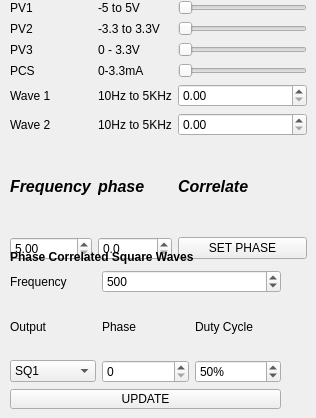
         <widget class="QWidget" name="Peripheral">
          <attribute name="title">
           <string>Peripherals</string>
          </attribute>
          <attribute name="toolTip">
           <string>Set values for function generators, voltage sources etc.</string>
          </attribute>
          <widget class="QWidget" name="layoutWidget">
           <property name="geometry">
            <rect>
             <x>10</x>
             <y>0</y>
             <width>297</width>
             <height>260</height>
            </rect>
           </property>
           <layout class="QGridLayout" name="gridLayout">
            <property name="sizeConstraint">
             <enum>QLayout::SetNoConstraint</enum>
            </property>
            <item row="0" column="0">
             <widget class="QLabel" name="label_6">
              <property name="sizePolicy">
               <sizepolicy hsizetype="Maximum" vsizetype="Preferred">
                <horstretch>0</horstretch>
                <verstretch>0</verstretch>
               </sizepolicy>
              </property>
              <property name="text">
               <string>PV1 </string>
              </property>
             </widget>
            </item>
            <item row="1" column="0">
             <widget class="QLabel" name="label_7">
              <property name="sizePolicy">
               <sizepolicy hsizetype="Maximum" vsizetype="Preferred">
                <horstretch>0</horstretch>
                <verstretch>0</verstretch>
               </sizepolicy>
              </property>
              <property name="text">
               <string>PV2 </string>
              </property>
             </widget>
            </item>
            <item row="1" column="1">
             <widget class="QLabel" name="PV2_LABEL">
              <property name="text">
               <string>-3.3 to 3.3V</string>
              </property>
             </widget>
            </item>
            <item row="2" column="0">
             <widget class="QLabel" name="label_5">
              <property name="sizePolicy">
               <sizepolicy hsizetype="Maximum" vsizetype="Preferred">
                <horstretch>0</horstretch>
                <verstretch>0</verstretch>
               </sizepolicy>
              </property>
              <property name="text">
               <string>PV3</string>
              </property>
             </widget>
            </item>
            <item row="2" column="1">
             <widget class="QLabel" name="PV3_LABEL">
              <property name="text">
               <string>0 - 3.3V</string>
              </property>
             </widget>
            </item>
            <item row="3" column="0">
             <widget class="QLabel" name="label_8">
              <property name="sizePolicy">
               <sizepolicy hsizetype="Maximum" vsizetype="Preferred">
                <horstretch>0</horstretch>
                <verstretch>0</verstretch>
               </sizepolicy>
              </property>
              <property name="text">
               <string>PCS</string>
              </property>
             </widget>
            </item>
            <item row="3" column="1">
             <widget class="QLabel" name="PCS_LABEL">
              <property name="text">
               <string>0-3.3mA</string>
              </property>
             </widget>
            </item>
            <item row="4" column="0">
             <widget class="QLabel" name="label_15">
              <property name="sizePolicy">
               <sizepolicy hsizetype="Maximum" vsizetype="Preferred">
                <horstretch>0</horstretch>
                <verstretch>0</verstretch>
               </sizepolicy>
              </property>
              <property name="text">
               <string>Wave 1</string>
              </property>
             </widget>
            </item>
            <item row="4" column="1">
             <widget class="QLabel" name="WAVE1_FREQ">
              <property name="text">
               <string>10Hz to 5KHz</string>
              </property>
             </widget>
            </item>
            <item row="4" column="2">
             <widget class="QDoubleSpinBox" name="sinebox2">
              <property name="sizePolicy">
               <sizepolicy hsizetype="Minimum" vsizetype="Fixed">
                <horstretch>0</horstretch>
                <verstretch>0</verstretch>
               </sizepolicy>
              </property>
              <property name="maximum">
               <double>1000000.000000000000000</double>
              </property>
             </widget>
            </item>
            <item row="0" column="1">
             <widget class="QLabel" name="PV1_LABEL">
              <property name="text">
               <string>-5 to 5V</string>
              </property>
             </widget>
            </item>
            <item row="0" column="2">
             <widget class="QSlider" name="horizontalSlider">
              <property name="maximum">
               <number>4095</number>
              </property>
              <property name="orientation">
               <enum>Qt::Horizontal</enum>
              </property>
             </widget>
            </item>
            <item row="1" column="2">
             <widget class="QSlider" name="horizontalSlider_2">
              <property name="maximum">
               <number>4095</number>
              </property>
              <property name="orientation">
               <enum>Qt::Horizontal</enum>
              </property>
             </widget>
            </item>
            <item row="2" column="2">
             <widget class="QSlider" name="horizontalSlider_3">
              <property name="maximum">
               <number>4095</number>
              </property>
              <property name="orientation">
               <enum>Qt::Horizontal</enum>
              </property>
             </widget>
            </item>
            <item row="3" column="2">
             <widget class="QSlider" name="horizontalSlider_4">
              <property name="maximum">
               <number>4095</number>
              </property>
              <property name="orientation">
               <enum>Qt::Horizontal</enum>
              </property>
             </widget>
            </item>
            <item row="5" column="0">
             <widget class="QLabel" name="label_22">
              <property name="sizePolicy">
               <sizepolicy hsizetype="Maximum" vsizetype="Preferred">
                <horstretch>0</horstretch>
                <verstretch>0</verstretch>
               </sizepolicy>
              </property>
              <property name="text">
               <string>Wave 2</string>
              </property>
             </widget>
            </item>
            <item row="5" column="1">
             <widget class="QLabel" name="WAVE2_FREQ">
              <property name="text">
               <string>10Hz to 5KHz</string>
              </property>
             </widget>
            </item>
            <item row="5" column="2">
             <widget class="QDoubleSpinBox" name="sinebox1">
              <property name="sizePolicy">
               <sizepolicy hsizetype="Minimum" vsizetype="Fixed">
                <horstretch>0</horstretch>
                <verstretch>0</verstretch>
               </sizepolicy>
              </property>
              <property name="maximum">
               <double>1000000.000000000000000</double>
              </property>
             </widget>
            </item>
            <item row="6" column="0">
             <widget class="QLabel" name="label_24">
              <property name="sizePolicy">
               <sizepolicy hsizetype="Maximum" vsizetype="Preferred">
                <horstretch>0</horstretch>
                <verstretch>0</verstretch>
               </sizepolicy>
              </property>
              <property name="font">
               <font>
                <pointsize>12</pointsize>
                <weight>75</weight>
                <italic>true</italic>
                <bold>true</bold>
               </font>
              </property>
              <property name="text">
               <string>Frequency</string>
              </property>
             </widget>
            </item>
            <item row="6" column="1">
             <widget class="QLabel" name="label_25">
              <property name="sizePolicy">
               <sizepolicy hsizetype="Maximum" vsizetype="Preferred">
                <horstretch>0</horstretch>
                <verstretch>0</verstretch>
               </sizepolicy>
              </property>
              <property name="font">
               <font>
                <pointsize>12</pointsize>
                <weight>75</weight>
                <italic>true</italic>
                <bold>true</bold>
               </font>
              </property>
              <property name="text">
               <string>phase</string>
              </property>
             </widget>
            </item>
            <item row="6" column="2">
             <widget class="QLabel" name="label_26">
              <property name="sizePolicy">
               <sizepolicy hsizetype="Maximum" vsizetype="Preferred">
                <horstretch>0</horstretch>
                <verstretch>0</verstretch>
               </sizepolicy>
              </property>
              <property name="font">
               <font>
                <pointsize>12</pointsize>
                <weight>75</weight>
                <italic>true</italic>
                <bold>true</bold>
               </font>
              </property>
              <property name="text">
               <string>Correlate</string>
              </property>
             </widget>
            </item>
            <item row="7" column="0">
             <widget class="QDoubleSpinBox" name="sinePhase_freq">
              <property name="sizePolicy">
               <sizepolicy hsizetype="Minimum" vsizetype="Fixed">
                <horstretch>0</horstretch>
                <verstretch>0</verstretch>
               </sizepolicy>
              </property>
              <property name="minimum">
               <double>5.000000000000000</double>
              </property>
              <property name="maximum">
               <double>5000.000000000000000</double>
              </property>
             </widget>
            </item>
            <item row="7" column="1">
             <widget class="QDoubleSpinBox" name="sinePhase_phase">
              <property name="sizePolicy">
               <sizepolicy hsizetype="Minimum" vsizetype="Fixed">
                <horstretch>0</horstretch>
                <verstretch>0</verstretch>
               </sizepolicy>
              </property>
              <property name="decimals">
               <number>1</number>
              </property>
              <property name="maximum">
               <double>359.000000000000000</double>
              </property>
             </widget>
            </item>
            <item row="7" column="2">
             <widget class="QPushButton" name="pushButton_2">
              <property name="text">
               <string>SET PHASE</string>
              </property>
             </widget>
            </item>
           </layout>
          </widget>
          <widget class="QWidget" name="layoutWidget_2">
           <property name="geometry">
            <rect>
             <x>10</x>
             <y>250</y>
             <width>271</width>
             <height>159</height>
            </rect>
           </property>
           <layout class="QGridLayout" name="gridLayout_5">
            <item row="1" column="0">
             <widget class="QLabel" name="label_3">
              <property name="text">
               <string>Frequency</string>
              </property>
             </widget>
            </item>
            <item row="3" column="0">
             <widget class="QComboBox" name="SQR_NM">
              <item>
               <property name="text">
                <string>SQ1</string>
               </property>
              </item>
              <item>
               <property name="text">
                <string>SQ2</string>
               </property>
              </item>
              <item>
               <property name="text">
                <string>OD1</string>
               </property>
              </item>
              <item>
               <property name="text">
                <string>OD2</string>
               </property>
              </item>
             </widget>
            </item>
            <item row="2" column="2">
             <widget class="QLabel" name="label_21">
              <property name="text">
               <string>Duty Cycle</string>
              </property>
             </widget>
            </item>
            <item row="2" column="1">
             <widget class="QLabel" name="label_20">
              <property name="text">
               <string>Phase</string>
              </property>
             </widget>
            </item>
            <item row="0" column="0" colspan="3">
             <widget class="QLabel" name="label_2">
              <property name="sizePolicy">
               <sizepolicy hsizetype="Preferred" vsizetype="Maximum">
                <horstretch>0</horstretch>
                <verstretch>0</verstretch>
               </sizepolicy>
              </property>
              <property name="font">
               <font>
                <weight>75</weight>
                <bold>true</bold>
               </font>
              </property>
              <property name="text">
               <string>Phase Correlated Square Waves</string>
              </property>
             </widget>
            </item>
            <item row="2" column="0">
             <widget class="QLabel" name="label_18">
              <property name="text">
               <string>Output</string>
              </property>
             </widget>
            </item>
            <item row="4" column="0" colspan="3">
             <widget class="QPushButton" name="pushButton_7">
              <property name="maximumSize">
               <size>
                <width>16777215</width>
                <height>20</height>
               </size>
              </property>
              <property name="text">
               <string>UPDATE</string>
              </property>
             </widget>
            </item>
            <item row="1" column="1" colspan="2">
             <widget class="QSpinBox" name="SQR_FREQ">
              <property name="minimum">
               <number>1</number>
              </property>
              <property name="maximum">
               <number>1000000</number>
              </property>
              <property name="value">
               <number>500</number>
              </property>
             </widget>
            </item>
            <item row="3" column="1">
             <widget class="QSpinBox" name="SQR_PH">
              <property name="maximum">
               <number>360</number>
              </property>
             </widget>
            </item>
            <item row="3" column="2">
             <widget class="QSpinBox" name="SQR_DC">
              <property name="suffix">
               <string>%</string>
              </property>
              <property name="maximum">
               <number>100</number>
              </property>
              <property name="value">
               <number>50</number>
              </property>
             </widget>
            </item>
           </layout>
          </widget>
         </widget>
